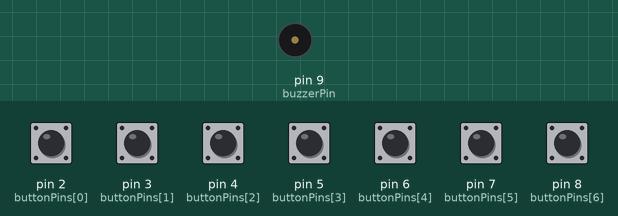
Bench run of a sketch on a simulated Arduino Uno, built with avr-gcc and run on an emulated ATmega328P. On the bench: buzzer (waves = sounding). Inputs (shaded band) come from the test bench; at power-on: pin 2 (buttonPins[0]), pin 3 (buttonPins[1]), pin 4 (buttonPins[2]), pin 5 (buttonPins[3]), pin 6 (buttonPins[4]), pin 7 (buttonPins[5]), pin 8 (buttonPins[6]) HIGH.

Above: at 1.2 s.
1.3 s: pin 2 (buttonPins[0]) pulled LOW for 0.15 s
At 1.37 s:
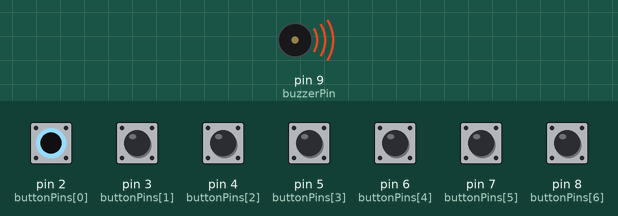
Timing chart, 0 to 4.3 s (numbered marks = the images above; inputs shaded):
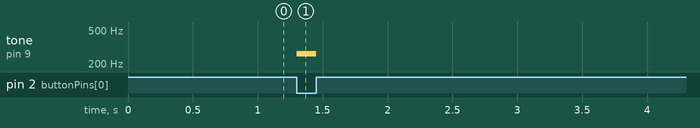

Measured:
- after the input at 1.3 s, tone on pin 9 (buzzerPin): silent → 262 Hz at once, → silent 0.15 s later

The sketch:

Piano.ino
```cpp
int notes[] = {262, 294, 330, 349, 392, 440, 494}; // Do, Re, Mi, Fa, Sol, La, Si

int buttonPins[] = {2, 3, 4, 5, 6, 7, 8};

const int buzzerPin = 9;

void setup() {
  for (int i = 0; i < 7; i++) {
    pinMode(buttonPins[i], INPUT_PULLUP);
  }
  pinMode(buzzerPin, OUTPUT);
}

void loop() {
  bool notePlayed = false;

  for (int i = 0; i < 7; i++) {
    if (digitalRead(buttonPins[i]) == LOW) {
      tone(buzzerPin, notes[i]);
      notePlayed = true;
      break;
    }
  }
  if (!notePlayed) {
    noTone(buzzerPin);
  }
}
```
